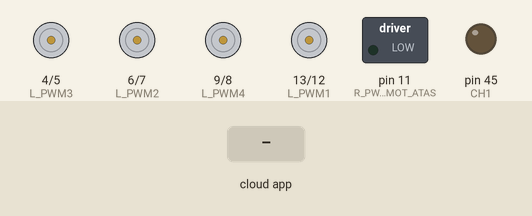
Recording of a sketch running on a simulated Arduino Mega 2560, built with avr-gcc and run on an emulated ATmega2560. Parts: motor-driver pin pairs drawn as motors (green arrow = first pin HIGH = forward, orange = second pin HIGH = backward, longer = more drive, scaled by the enable pin), switched loads named in the sketch (green lamp = pin HIGH), output pins drawn as LEDs (lit = HIGH). Inputs (shaded band) come from the test bench.

Above: at 1.2 s.
1.3 s: the phone or cloud app sets angular.z to -100
At 1.7 s:
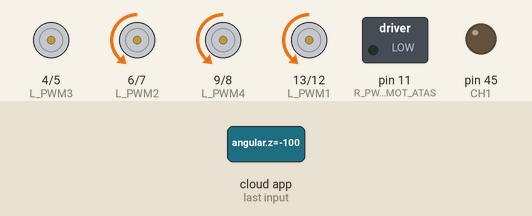
2.8 s: the phone or cloud app sets angular.z to 100
At 4.1 s:
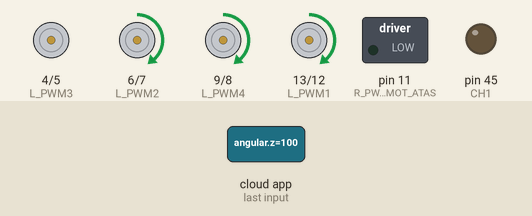
Timing chart, 0 to 5.8 s (numbered marks = the images above; inputs shaded):
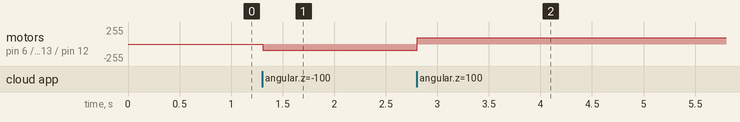

Measured:
- after the input at 1.3 s, motor on pin 6 (L_PWM2) / pin 7 (R_PWM2), motor on pin 9 (L_PWM4) / pin 8 (R_PWM4), motor on pin 13 (L_PWM1) / pin 12 (R_PWM1): stopped → backward 94/255 at once
- after the input at 2.8 s, motor on pin 6 (L_PWM2) / pin 7 (R_PWM2), motor on pin 9 (L_PWM4) / pin 8 (R_PWM4), motor on pin 13 (L_PWM1) / pin 12 (R_PWM1): backward 94/255 → forward 94/255 at once

The sketch:

k21_main_R1.ino
```cpp
#include <ros.h>

#include <geometry_msgs/Twist.h>
#include <std_msgs/Int32.h>
#include <std_msgs/Float64.h>
#include <util/atomic.h>

// ========= Motor Pin

#define R_PWM1 12
#define L_PWM1 13

#define R_PWM2 7
#define L_PWM2 6

#define R_PWM3 5
#define L_PWM3 4

#define R_PWM4 8
#define L_PWM4 9

#define R_PWM_MOT_ATAS 11
#define L_PWM_MOT_BAWAH 10

// Relay ===========================
#define CH1 45

// ============== Motor
int dir1, dir2, dir3, dir4;

int Vx, Vx_1;
int Vy, Vy_1;
int w, w_1;

// ============ Pelontar
double output;
int i_pelontar;

// ============ Relay
int out_relay;
int i_relay;


unsigned long lasttimepub, now;
ros::NodeHandle nh;

//=============== Callback Motor
void cmdCb(const geometry_msgs::Twist& msg) {
  Vx = msg.linear.x;
  Vy = msg.linear.y;
  w = msg.angular.z;

  if (w == 1) {
    Vx = 0;
    Vy = 0;
    w = 200;
  }
  else if (w == -1) {
    Vx = 0;
    Vy = 0;
    w = -200;
  }
}

// ============== Callback Pelontar
void pelontarCb(const std_msgs::Float64 &msg_pelontar) {
  output = msg_pelontar.data;
  if (output == 1) {
    i_pelontar++;
    if (i_pelontar == 1) {
      analogWrite(R_PWM_MOT_ATAS, 120);

      analogWrite(L_PWM_MOT_BAWAH, 120);
    }
    else if (i_pelontar == 2) {
      analogWrite(R_PWM_MOT_ATAS, 0);
      analogWrite(L_PWM_MOT_BAWAH, 0);
    }
  }
}

// ============== Callback Relay
void relayR1Cb(const std_msgs::Int32 &msg_relay){
  out_relay = msg_relay.data;
  if(out_relay == 1){
    i_relay++;
    if(i_relay == 1){
      digitalWrite(CH1, HIGH);
    }
    if(i_relay == 2){
      digitalWrite(CH1, LOW);
    }
  }
}


// ==================================== Subscribe For /cmd vel ==================================
ros::Subscriber<geometry_msgs::Twist> sub_cmdVel("/cmd_vel_r1", cmdCb);
// ==============================================================================================
// ==================================== Subscribe For Pelontar =================================
ros::Subscriber<std_msgs::Float64> sub_pelontar("/pelontar", pelontarCb);
// ==============================================================================================
// ==================================== Subscribe For Pelontar =================================
ros::Subscriber<std_msgs::Int32> sub_relay("/relayR1", relayR1Cb);
// ==============================================================================================


void setup() {
  Serial.begin(115200);
  setup_output();
  nh.subscribe(sub_cmdVel);
  nh.subscribe(sub_pelontar);
  nh.subscribe(sub_relay);
}

void loop() {
  Vx_1 = 0;
  Vy_1 = 0;
  w_1 = 0;

  ATOMIC_BLOCK(ATOMIC_RESTORESTATE) {
    Vx_1 = Vx;
    Vy_1 = Vy;
    w_1 = w;
  }
  motor_1(Vx, Vy, w);
  motor_2(Vx, Vy, w);
  motor_3(Vx, Vy, w);
  motor_4(Vx, Vy, w);

  nh.spinOnce();
  delay(5);

}
```

kine.ino
```cpp
void motor_1(float vx, float vy, float w) {
  float motor1 = 0.7071 * (-vx + vy) + (w * 0.471);
  if (motor1 > 0) {
    dir1 = 1;
  }
  if (motor1 < 0) {
    dir1 = -1;
  }
  if (motor1 == 0) {
    motor1 = 0;
  }

  int m1 = abs(motor1);
  setMotor1(dir1, m1);
}

void setMotor1(int dir, int pwmVal) {
  if (dir1 == 1) {
    analogWrite(R_PWM1, 0);
    analogWrite(L_PWM1, pwmVal);
  }
  else if (dir1 == -1) {
    analogWrite(R_PWM1, pwmVal);
    analogWrite(L_PWM1, 0);
  }
  else {
    analogWrite(R_PWM1, 0);
    analogWrite(L_PWM1, 0);
  }
}

void motor_2(float vx, float vy, float w) {
  float motor2 = 0.7071 * (-vy - vx) + (w * 0.471);
  if (motor2 > 1) {
    dir2 = 1;
  }
  else if (motor2 < -1) {
    dir2 = -1;
  }
  else{
    motor2 = 0;
  }

  int m2 = abs(motor2);
  setMotor2(dir2, m2);
}

void setMotor2(int dir, int pwmVal) {
  if (dir2 == 1) {
    analogWrite(R_PWM2, 0);
    analogWrite(L_PWM2, pwmVal);
  }
  else if (dir2 == -1) {
    analogWrite(R_PWM2, pwmVal);
    analogWrite(L_PWM2, 0);
  }
  else {
    analogWrite(R_PWM2, 0);
    analogWrite(L_PWM2, 0);
  }
}

void motor_3(int vx, int vy, int w) {
  float motor3 = 0.7071 * (vx - vy) + (w * 0.471);
  if (motor3 > 0) {
    dir3 = 1;
  }
  if (motor3 < 0) {
    dir3 = -1;
  }
  if (motor3 == 0) {
    motor3 = 0;
  }

  int m3 = abs(motor3);
  setMotor3(dir3, m3);
}


void setMotor3(int dir, int pwmVal) {
  if (dir3 == 1) {
    analogWrite(R_PWM3, 0);
    analogWrite(L_PWM3, pwmVal);
  }
  else if (dir3 == -1) {
    analogWrite(R_PWM3, pwmVal);
    analogWrite(L_PWM3, 0);
  }
  else {
    analogWrite(R_PWM3, 0);
    analogWrite(L_PWM3, 0);
  }
}

void motor_4(int vx, int vy, int w) {
  float motor4 = 0.7071 * (vx + vy) + (w * 0.471);
  if (motor4 > 0) {
    dir4 = 1;
  }
  if (motor4 < 0) {
    dir4 = -1;
  }
  if (motor4 == 0) {
    motor4 = 0;
  }

  int m4 = abs(motor4);
  setMotor4(dir4, m4);
}

void setMotor4(int dir, int pwmVal) {
  if (dir4 == 1) {
    analogWrite(R_PWM4, 0);
    analogWrite(L_PWM4, pwmVal);
  }
  else if (dir4 == -1) {
    analogWrite(R_PWM4, pwmVal);
    analogWrite(L_PWM4, 0);
  }
  else {
    analogWrite(R_PWM4, 0);
    analogWrite(L_PWM4, 0);
  }
}
```

setup_output.ino
```cpp
void setup_output() {
  pinMode(R_PWM1, OUTPUT);
  pinMode(L_PWM1, OUTPUT);

  pinMode(R_PWM2, OUTPUT);
  pinMode(L_PWM2, OUTPUT);

  pinMode(R_PWM3, OUTPUT);
  pinMode(L_PWM3, OUTPUT);

  pinMode(R_PWM4, OUTPUT);
  pinMode(L_PWM4, OUTPUT);

  pinMode(R_PWM_MOT_ATAS, OUTPUT);
  pinMode(L_PWM_MOT_BAWAH, OUTPUT);

  pinMode(CH1, OUTPUT);
}
```
